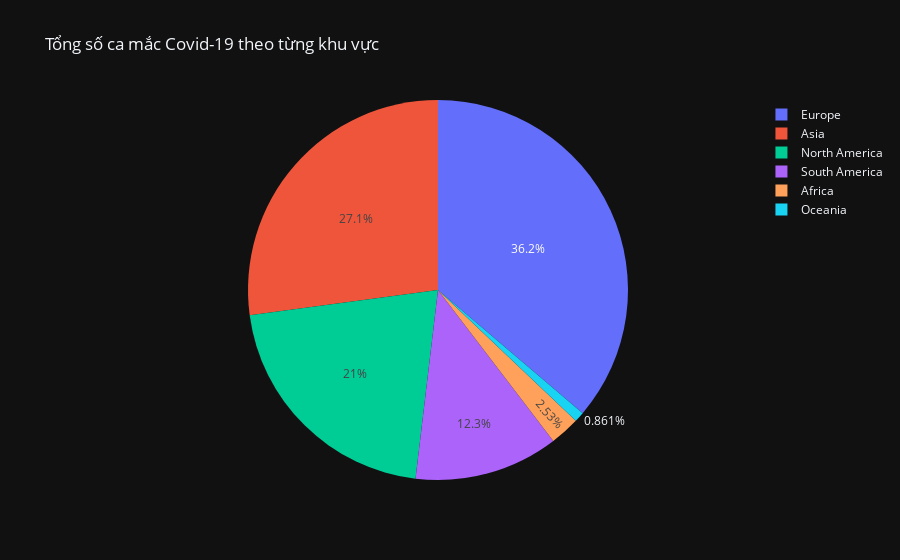

The notebook cell saved with this chart:
### Code cell
plot_pie(covid_continent,"TotalCases", "Continent", "Tổng số ca mắc Covid-19 theo từng khu vực")

### Figure 1 — Plotly figure (JSON) as saved in the notebook; plotly's stock layout.template omitted (floating-point values rounded to 4 significant figures)
{"data": [{"domain": {"x": [0, 1], "y": [0, 1]}, "hovertemplate": "Continent=%{label}<br>TotalCases=%{value}<extra></extra>", "labels": ["Africa", "Asia", "Europe", "North America", "Oceania", "South America"], "legendgroup": "", "name": "", "showlegend": true, "type": "pie", "values": [11272358, 120758420, 161250675, 93398426, 3831683, 54622339]}], "layout": {"legend": {"tracegroupgap": 0}, "title": {"text": "Tổng số ca mắc Covid-19 theo từng khu vực"}}}
